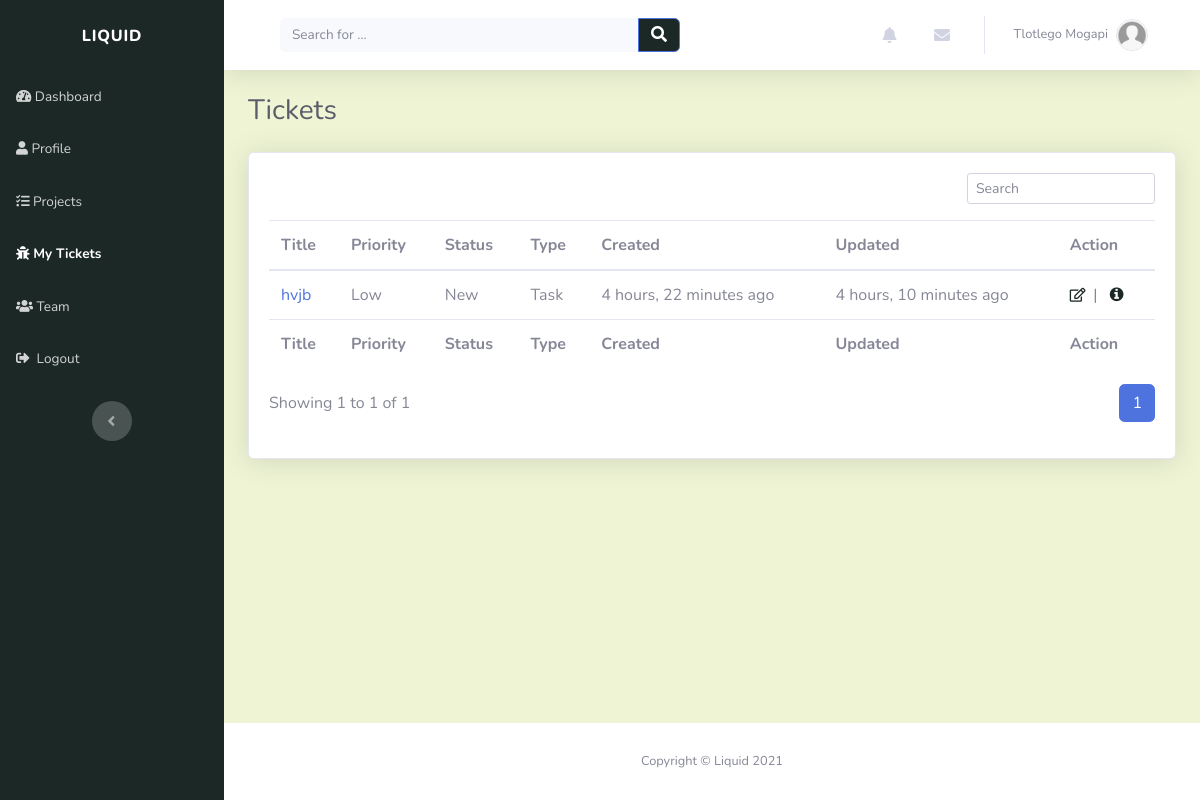
Page /tickets/ (signed in) on the earlier database version.
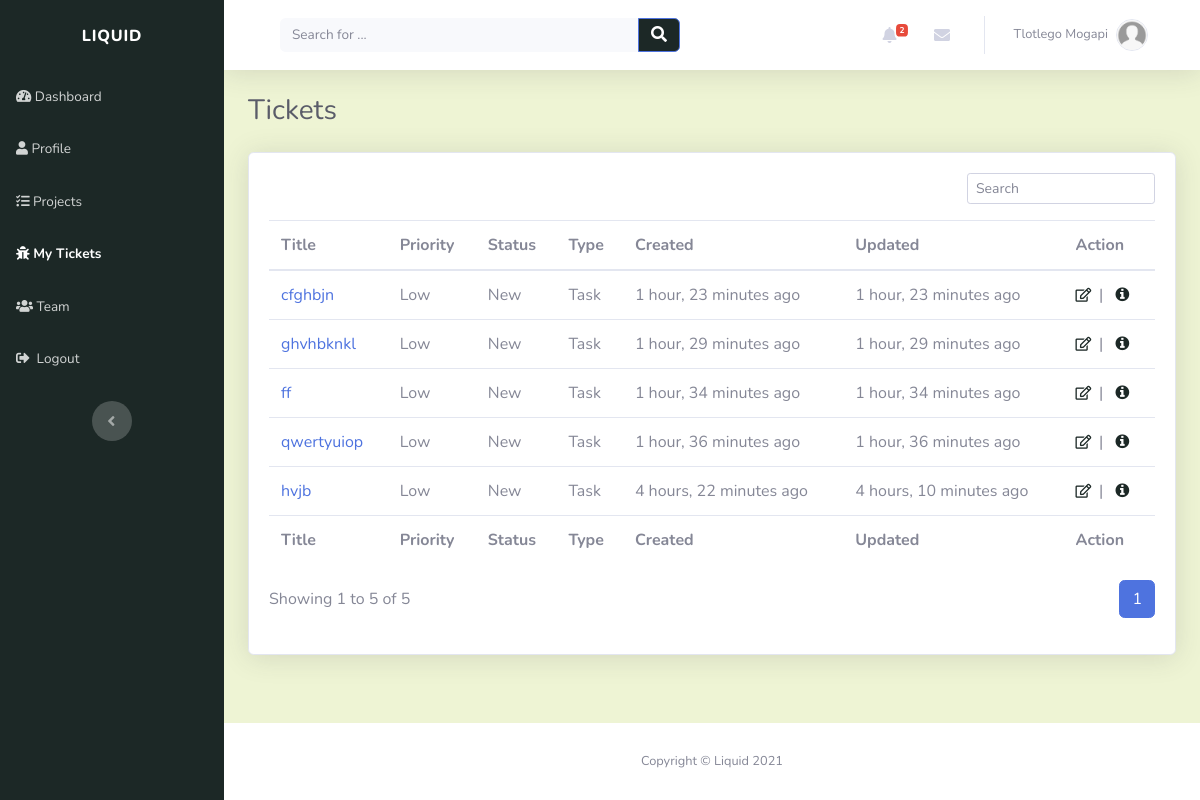
Same page on the later database version.
### tickets/models.py (models this page shows, shortened)
class Ticket(models.Model):
    TICKET_PRIORITY = (
        ('LOW', 'Low'),
        ('MEDIUM', 'Medium'),
        ('HIGH', 'High'),
    )
    TICKET_STATUS = (
        ('NEW', 'New'),
        ('IN_PROGRESS', 'In Progress'),
        ('RESOLVED', 'Resolved'),
    )
    TICKET_TYPE = (
        ('TASK', 'Task'),
        ('BUG', 'Bug'),
        ('CHANGE', 'Change'),
        ('FEATURE', 'Feature request')
    )
    title = models.CharField(max_length=50)
    description = models.CharField(max_length=200)
    created_by = models.ForeignKey(Profile, on_delete=models.CASCADE)
    project = models.ForeignKey(Project, related_name="tickets", on_delete=models.CASCADE)
    created_on = models.DateTimeField(verbose_name="created_on", auto_now_add=True)
    updated = models.DateTimeField(verbose_name="date updated", auto_now=True)
    priority = models.CharField(max_length=12, choices=TICKET_PRIORITY, default='LOW')
    status = models.CharField(max_length=12, choices=TICKET_STATUS, default='NEW')
    class_type = models.CharField(max_length=12, choices=TICKET_TYPE, default='TASK')
    slug = models.SlugField(unique=True, blank=True)

### tickets/views.py (the view)
# urls.py: path('', views.tickets_view, name="tickets_page"),
@login_required(login_url='login_page')
def tickets_view(request):
    context = {}
    user = request.user
    user_profile = get_object_or_404(Profile, user=user)
    user_tickets_assignments = TicketAssignee.objects.filter(user=user_profile).order_by('-created_on')
    tickets = [assignment.ticket for assignment in user_tickets_assignments]
    page = request.GET.get('page', 1)
    tickets_paginator = Paginator(tickets, TICKETS_PER_PAGE)
    try:
        tickets = tickets_paginator.page(page)
    except PageNotAnInteger:
        tickets = tickets_paginator.page(TICKETS_PER_PAGE)
    except EmptyPage:
        tickets = tickets_paginator.page(tickets.num_pages)
    context['user_tickets'] = tickets
    return render(request, "tickets/tickets.html", context)

### index/custom_processors.py (called while the page is built)
def profile_processor(request):
    if request.user.is_authenticated:
        user = request.user
        user_profile = get_object_or_404(Profile, user=user)
        user_messages = DirectMessage.objects.filter(receiver=user_profile).order_by('-created_on')[:5]
        user_alerts = Alert.objects.filter(user=user_profile).order_by('-created_on')[:5]
        return {'profile': user_profile, 'direct_messages': user_messages, 'alerts': user_alerts}
    else:
        return{}

### tickets/templates/tickets/tickets.html
{% extends "index/header.html" %} {% load static %} {% block title %}Tickets{% endblock %} {% block content %}
<div class="d-sm-flex justify-content-between align-items-center mb-4">
	<h3 class="text-dark mb-0">Tickets</h3>
</div>
<div class="card shadow">
	<div class="card-body">
		<div class="row">
			<div class="col-md-12">
				<div class="text-md-right dataTables_filter" id="dataTable_filter">
					<label
						><input
							type="search"
							class="form-control form-control-sm"
							aria-controls="dataTable"
							placeholder="Search"
					/></label>
				</div>
			</div>
		</div>
		{% if user_tickets %}
		<div class="table-responsive table mt-2" id="dataTable" role="grid" aria-describedby="dataTable_info">
			<table class="table my-0" id="dataTable" aria-describedby="projects">
				<thead>
					{% include "tickets/snippets/table_header.html" %}
				</thead>
				<tbody>
					{% for ticket in user_tickets %} {% include "tickets/snippets/ticket.html" %} {%endfor%}
				</tbody>
				<tfoot>
					{% include "tickets/snippets/table_header.html" %}
				</tfoot>
			</table>
		</div>
		{% include "tickets/snippets/pagination.html" with tickets=user_tickets %} {% else %}
		<div style="padding-top: 20px" class="text-center">
			<p><strong>You have no tickets.</strong></p>
		</div>
		{% endif %}
	</div>
</div>
{% endblock %}

### index/templates/index/snippets/navbar.html (shortened to what this page needs)
<nav
	class="navbar navbar-light navbar-expand bg-white shadow mb-4 topbar static-top"
	style="background: rgb(238, 244, 212)"
>
	<div class="container-fluid">
		<div class="container-fluid">
			<form
				method="GET"
				action="{% url 'index_page' %}"
				target="_self"
				class="form-inline d-none d-sm-inline-block mr-auto ml-md-3 my-2 my-md-0 mw-100 navbar-search"
			>
				<div class="input-group">
					<input
						class="bg-light form-control border-0 small"
						type="search"
						placeholder="Search for ..."
						value="{{query}}"
						name="q"
					/>
					<div class="input-group-append">
						<button class="btn btn-primary py-0" type="submit" style="background: rgb(28, 40, 38)">
							<em class="fas fa-search"></em>
						</button>
					</div>
				</div>
			</form>
			<ul class="nav navbar-nav flex-nowrap ml-auto">
				<li class="nav-item dropdown no-arrow mx-1">
					<div class="nav-item dropdown no-arrow">
						<a class="dropdown-toggle nav-link" data-toggle="dropdown" aria-expanded="false" href="#"
							>{% if alerts %}<span class="badge badge-danger badge-counter">{{alerts.count}}</span>
							{%endif%}<em class="fas fa-bell fa-fw"></em
						></a>
					</div>
				</li>
				<li class="nav-item dropdown no-arrow mx-1">
					<div class="nav-item dropdown no-arrow">
						<a class="dropdown-toggle nav-link" data-toggle="dropdown" aria-expanded="false" href="#"
							><em class="fas fa-envelope fa-fw"></em></a
						>
					</div>
				</li>
				<li class="nav-item dropdown no-arrow">
					<div class="nav-item dropdown no-arrow">
						<a class="dropdown-toggle nav-link" data-toggle="dropdown" aria-expanded="false" href="#"
							><span class="d-none d-lg-inline mr-2 text-gray-600 small">
								{% if profile.first_name and profile.last_name %} {{profile.first_name}}
								{{profile.last_name}} {% else %} {{user}} {%endif%}
							</span>
							<img
								class="border rounded-circle img-profile"
								src="{{profile.profile_picture.url}}"
								alt="user image"
							/>
						</a>
					</div>
				</li>
			</ul>
		</div>
	</div>
</nav>

### tickets/templates/tickets/snippets/ticket.html
<tr style="white-space: nowrap">
	<td><a href="{% url 'view_ticket' ticket.slug %}">{{ ticket.title | truncatechars:40 }}</a></td>
	<td>{{ ticket.priority|title }}</td>
	<td>{{ ticket.status|title }}</td>
	<td>{{ ticket.class_type|title }}</td>
	<td>{{ ticket.created_on|timesince }} ago</td>
	<td>{{ ticket.updated|timesince }} ago</td>
	<td>{% include "tickets/snippets/ticket_action.html" %}</td>
</tr>

### tickets/templates/tickets/snippets/ticket_action.html
<a role="button" href="{% url 'edit_ticket' ticket.slug %}" style="color: rgb(28, 40, 38)" title="Edit"
	><em class="far fa-edit fa-sm">&nbsp</em></a
>
|&nbsp&nbsp
<a role="button" href="{% url 'view_ticket' ticket.slug %}" style="color: rgb(28, 40, 38)" title="More information"
	><em class="fa fa-info-circle">&nbsp</em></a
>

Differences in the rows shown:
added Ticket: title "cfghbjn", priority "Low", status "New", class_type "Task", created_on "1 hour, 23 minutes", updated "1 hour, 23 minutes"
added Ticket: title "ghvhbknkl", priority "Low", status "New", class_type "Task", created_on "1 hour, 29 minutes", updated "1 hour, 29 minutes"
added Ticket: title "ff", priority "Low", status "New", class_type "Task", created_on "1 hour, 34 minutes", updated "1 hour, 34 minutes"
added Ticket: title "qwertyuiop", priority "Low", status "New", class_type "Task", created_on "1 hour, 36 minutes", updated "1 hour, 36 minutes"
Other differences:
{{ alerts.count }}: (not shown) → "2"
{{ tickets.end_index }}: "1" → "5"
{{ tickets.paginator.count }}: "1" → "5"
